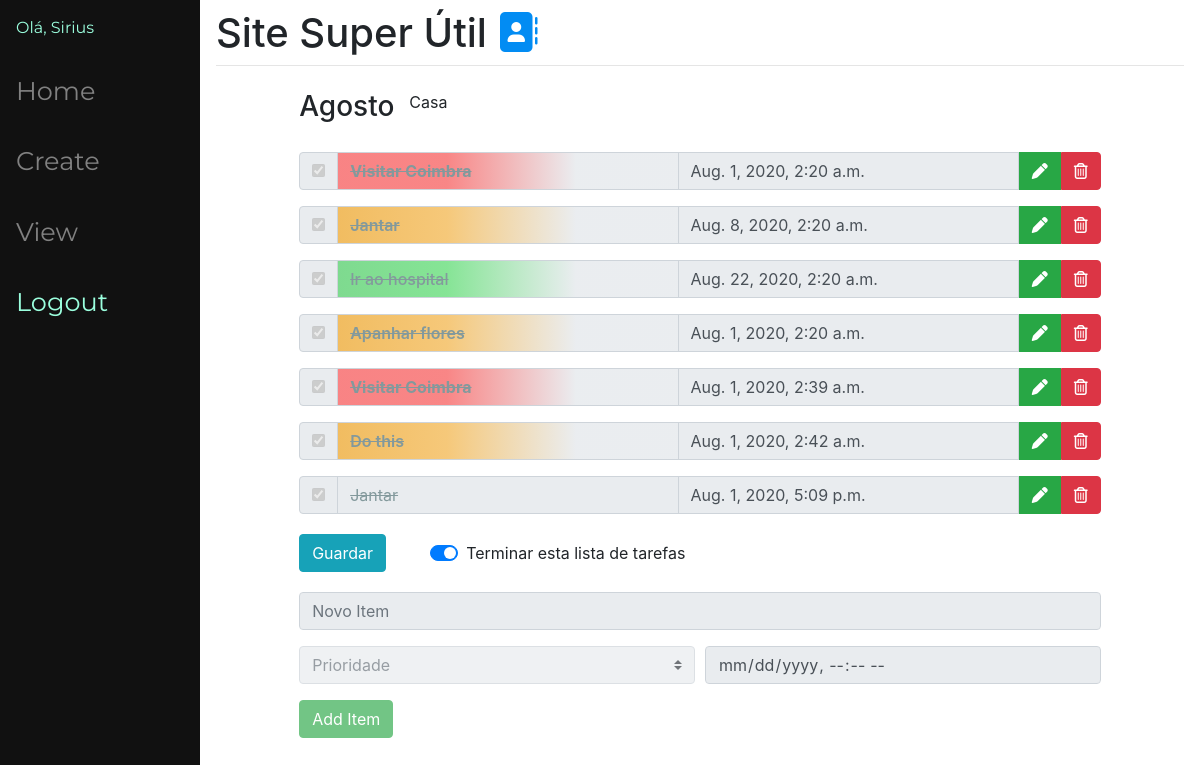
The page /1 (signed in) on the database its author committed.
### main/models.py (models this page shows, shortened)
class ToDoList(models.Model):
    class list_type_choices(models.TextChoices):
        CASA = 'Casa', 'Casa'
        TRABALHO = 'Trabalho', 'Trabalho'
        UNIVERSIDADE = 'Universidade','Universidade'
        HOBBY = 'Hobby', 'Hobby'
        OUTRO = 'Outro', 'Outro'
    user = models.ForeignKey(User, on_delete=models.CASCADE, related_name="todolist", null=True)
    name = models.CharField(max_length = 200)
    list_type = models.CharField(blank=True, choices=list_type_choices.choices, max_length = 100) # OPCIONAL
    finish = models.BooleanField(default=False)# OPCIONAL

class Item(models.Model):
    class item_priority_choices(models.TextChoices):
        ALTA = 'Alta', 'Alta'
        MEDIA = 'Media', 'Media'
        BAIXA = 'Baixa', 'Baixa'
    ToDoList = models.ForeignKey(ToDoList, on_delete=models.CASCADE)
    text = models.CharField(max_length=300)
    complete = models.BooleanField()# OPCIONAL
    item_priority = models.CharField(blank=True, choices=item_priority_choices.choices, max_length = 100) # OPCIONAL
    deadline_date = models.DateTimeField(blank = True, null=True, default='none') # OPCIONAL

### main/views.py (the view, shortened to what this page needs)
# urls.py: path("<int:id>", views.index, name = 'index'),
@login_required(login_url='/login')
def index(response, id):
    ls = ToDoList.objects.get(id=id)
    return render(response, "main/list.html", {"ls": ls})

### main/templates/main/list.html (shortened to what this page needs)
{% extends "main/base.html" %}
{% load crispy_forms_tags %}
{% load static %}
{% block head %}
    <link rel='stylesheet' type="text/css" href="{% static '/css/list.css' %}">
{% endblock %}
{% block content %}
    <div class="row">
        <div class="col-md-auto">
            <h3>{{ls.name}}</h3>
        </div>
        <div class="col">
            <p>{{ls.list_type}}</p>
        </div>
    </div>
    <form method="post" action="" class="form-group">
        {% for item in ls.item_set.all %}
        <div class="input-group mb-3">
            <div class="input-group-prepend">
                <div class="input-group-text">
                    {% if item.complete == False %}
                        {% if ls.finish == True %}
                            <input type="checkbox", value = "clicked", name="c{{item.id}}" checked disabled>
                        {% else %}
                            <input type="checkbox", value = "clicked", name="c{{item.id}}">
                        {% endif %}
                    {% else %}
                        {% if ls.finish == True %}
                            <input type="checkbox", value = "clicked", name="c{{item.id}}" disabled checked>
                        {% else %}
                            <input type="checkbox", value = "clicked", name="c{{item.id}}" checked>
                        {% endif %}
                    {% endif %}
                </div>
            </div>
            {% if item.complete == False %}
                <input type="text", value="{{item.text}}", class="form-control {{item.item_priority}}" id='{{item.id}}' name="t{{item.id}}" readonly>
            {% else %}
                <input type="text", value="{{item.text}}", class="form-control done {{item.item_priority}}" id='{{item.id}}' name="t{{item.id}}" readonly>
            {% endif %}
            <input type="text" value="{{item.deadline_date}}" id="d{{item.id}}" name="d{{item.id}}" class="form-control date" readonly>
            <button onclick='edit({{item.id}})' class="btn btn-success btn-lm rounded-0" type="button" data-toggle="tooltip" data-placement="top" title="Edit" ><i class="fas fa-pen"></i></button>
            <button class="btn btn-danger btn-lm round" type="submit" data-toggle="tooltip" data-placement="top" value='{{item.id}}' name='delete' title='Eliminar este item'><i class="far fa-trash-alt"></i></button>
        </div>
        {% endfor %}
        <div class="form-inline">
            <div class="my-1 mr-2">
                <button onclick='validateForm2()' type='submit' name="save", value="save", class="btn btn-info">Guardar</button>
            </div>
            <div class="custom-switch my-1 mr-sm-2">
                <div class="custom-control custom-switch">
                    <label class="custom-control-label" for="customSwitch1">Terminar esta lista de tarefas</label>
                </div>
            </div>
        </div>
        <div class="form-group">
            <input type="text" class="form-control" name="new" placeholder="Novo Item", id='new' {% if ls.finish == True %} disabled {% endif %}>
        </div>
        <div class="form-row">
            <div class="col">
                <select class="custom-select" name='prio' {% if ls.finish == True %} disabled {% endif %} >
                    <option selected>Prioridade</option>
                </select>
            </div>
            <div class="col">
            <input type="datetime-local" class="form-control" placeholder="DeadLine" name='date'  {% if ls.finish == True %} disabled {% endif %} >
            </div>
        </div>
        <button type="submit" onclick='validateForm()' name="newItem", value="newItem", class="btn btn-success"  {% if ls.finish == True %} disabled {% endif %}>Add Item</button>
    </form>
{% endblock%}

### main/templates/main/base.html (shortened to what this page needs)
{% load static %}
<!doctype html>
<html lang="en">
  <head>
    <link rel="stylesheet" href="https://stackpath.bootstrapcdn.com/bootstrap/4.5.0/css/bootstrap.min.css">
    <link rel='stylesheet' type="text/css" href="{% static '/css/base.css' %}">
    {% block head %}  {% endblock %}
  </head>
  <body {% block body %} {% endblock %} >
    <div class="sidenav">
        <div class="user-info">
          {% if user.is_authenticated %}
            <span>Olá, {{user.username}}</span>
          {% else %}
            <a href="/login" class="side-login">Login</a>
          {% endif %}
        </div>
        <a href="/">Home</a>
        <a href="/create">Create</a>
        <a href="/view">View</a>
        {% if user.is_authenticated %}
          <a href="/logout" class="side-logout">Logout</a>
        {% endif %}
      </div>
    <div id="content" , name="content", class='main'>
      <nav>
        <div class='logo'>
          <h1 class="mt-2">Site Super Útil <i class="fas fa-address-book"></i></h1>
        </div>
      </nav>
      <hr class="mt-0 mb-4">
      <div class="row justify-content-center">
        <div class="col-10">
          {% block content %}
          {% endblock %}
        </div>
      </div>
    </div>
    </html>

### static/css/base.css (style rules this page uses)
.sidenav { background-color: #111; margin: 0; padding: 0; width: 200px; position: fixed; height: 100%; }
.sidenav a { color: #818181; font-family: 'Montserrat', sans-serif; display: block; padding: 16px; text-decoration: none; font-size: 160%; }
.main { margin-left: 200px; padding: 1px 16px; height: 1000px; }
.user-info span { padding: 16px; text-decoration: none; font-size: 100%; color: rgb(155, 255, 222); display:block; font-family: 'Montserrat', sans-serif; }
.sidenav .side-logout, .side-login { color: rgb(155, 255, 222); }
.main nav { display: flex; justify-content:left; align-items: center; }
h1 .fas.fa-address-book { color: #028CF3; }

### static/css/list.css (style rules this page uses)
input.done { text-decoration: line-through; color: rgb(131, 153, 156); }
button.round { border-bottom-left-radius: 0px; border-top-left-radius: 0px; border-bottom-right-radius: 4px; border-top-right-radius: 4px; }
input.Alta { font-weight: bold; background: hsla(210, 16%, 93%, 1); background: linear-gradient(180deg, hsla(210, 16%, 93%, 1) 30%, hsla(0, 90%, 75%, 1) 68%, hsla(0, 100%, 67%, 0.7) 100%); background: -moz-linear-gradient(180deg, hsla(210, 16%, 93%, 1) 30%, hsla(0, 90%, 75%, 1) 68%, hsla(0, 100%, 67%, 0.7) 100%); background: -webkit-linear-gradient(180deg, hsla(210, 16%, 93%, 1) 30%, hsla(0, 90%, 75%, 1) 68%, hsla(0, 100%, 67%, 0.7) 100%); filter: progid: DXImageTransform.Microsoft.gradient( startColorstr="#E9ECEF", endColorstr="#F98888", GradientType=1 ); }
input.Media { font-weight: 600; background: hsla(210, 16%, 93%, 1); background: linear-gradient(180deg, hsla(210, 16%, 93%, 1) 30%, hsla(38, 87%, 72%, 1) 68%, hsla(38, 91%, 55%, 0.7) 100%); background: -moz-linear-gradient(180deg, hsla(210, 16%, 93%, 1) 30%, hsla(38, 87%, 72%, 1) 68%, hsla(38, 91%, 55%, 0.7) 100%); background: -webkit-linear-gradient(180deg, hsla(210, 16%, 93%, 1) 30%, hsla(38, 87%, 72%, 1) 68%, hsla(38, 91%, 55%, 0.7) 100%); filter: progid: DXImageTransform.Microsoft.gradient( startColorstr="#E9ECEF", endColorstr="#F6C87A", GradientType=1 ); }
input.Baixa { font-weight: 500; background: hsla(210, 16%, 93%, 1); background: linear-gradient(180deg, hsla(210, 16%, 93%, 1) 30%, hsla(130, 64%, 71%, 1) 68%, hsla(130, 59%, 57%, 0.7) 100%); background: -moz-linear-gradient(180deg, hsla(210, 16%, 93%, 1) 30%, hsla(130, 64%, 71%, 1) 68%, hsla(130, 59%, 57%, 0.7) 100%); background: -webkit-linear-gradient(180deg, hsla(210, 16%, 93%, 1) 30%, hsla(130, 64%, 71%, 1) 68%, hsla(130, 59%, 57%, 0.7) 100%); filter: progid: DXImageTransform.Microsoft.gradient( startColorstr="#E9ECEF", endColorstr="#84E494", GradientType=1 ); }
div.row { margin-bottom: 20px; }
div.col { padding-left: 0%; }

### rows shown on the page
ToDoList: name "Agosto", list_type "Casa", prio "Prioridade"
Item: text "Visitar Coimbra", deadline_date "Aug. 1, 2020, 2:20 a.m.", {{ item.id }} 54 (drawn)
Item: text "Jantar", deadline_date "Aug. 8, 2020, 2:20 a.m.", {{ item.id }} 55 (drawn)
Item: text "Ir ao hospital", deadline_date "Aug. 22, 2020, 2:20 a.m.", {{ item.id }} 56 (drawn)
Item: text "Apanhar flores", deadline_date "Aug. 1, 2020, 2:20 a.m.", {{ item.id }} 57 (drawn)
Item: text "Visitar Coimbra", deadline_date "Aug. 1, 2020, 2:39 a.m.", {{ item.id }} 58 (drawn)
Item: text "Do this", deadline_date "Aug. 1, 2020, 2:42 a.m.", {{ item.id }} 62 (drawn)
Item: text "Jantar", deadline_date "Aug. 1, 2020, 5:09 p.m.", {{ item.id }} 67 (drawn)

### other values the page prints
{{ user.username }} "Sirius"
